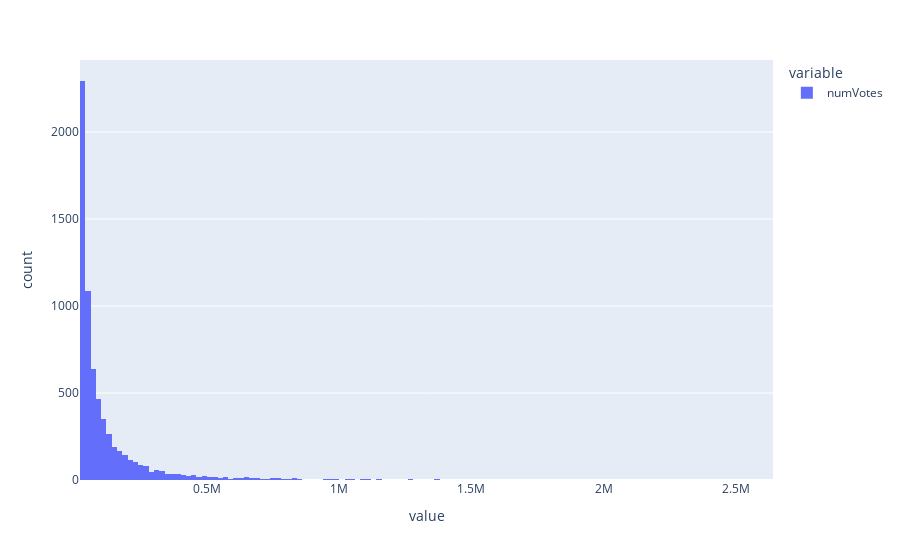

Write notebook code for a chart like this one.
### Markdown cell above
# numVotes

### Code cell
print(len(dataset))

dfnumVotes = dataset.sort_values(by=['numVotes'])

dfnumVotes = dfnumVotes[dfnumVotes['numVotes'] < numVotes[1]]
dfnumVotes = dfnumVotes[dfnumVotes['numVotes'] > numVotes[0]]

print(len(dfnumVotes))

px.histogram(dfnumVotes["numVotes"])

### Figure 1 — Plotly figure (JSON) as saved in the notebook; plotly's stock layout.template omitted (floating-point values rounded to 4 significant figures; data arrays with more than 128 entries replaced by an {"elided": "..."} marker saying what was removed)
{"data": [{"alignmentgroup": "True", "bingroup": "x", "hovertemplate": "variable=numVotes<br>value=%{x}<br>count=%{y}<extra></extra>", "legendgroup": "numVotes", "marker": {"color": "#636efa", "pattern": {"shape": ""}}, "name": "numVotes", "offsetgroup": "numVotes", "orientation": "v", "showlegend": true, "type": "histogram", "x": {"elided": "6645 int values"}, "xaxis": "x", "yaxis": "y"}], "layout": {"barmode": "relative", "legend": {"title": {"text": "variable"}, "tracegroupgap": 0}, "margin": {"t": 60}, "xaxis": {"anchor": "y", "domain": [0, 1], "title": {"text": "value"}}, "yaxis": {"anchor": "x", "domain": [0, 1], "title": {"text": "count"}}}}
